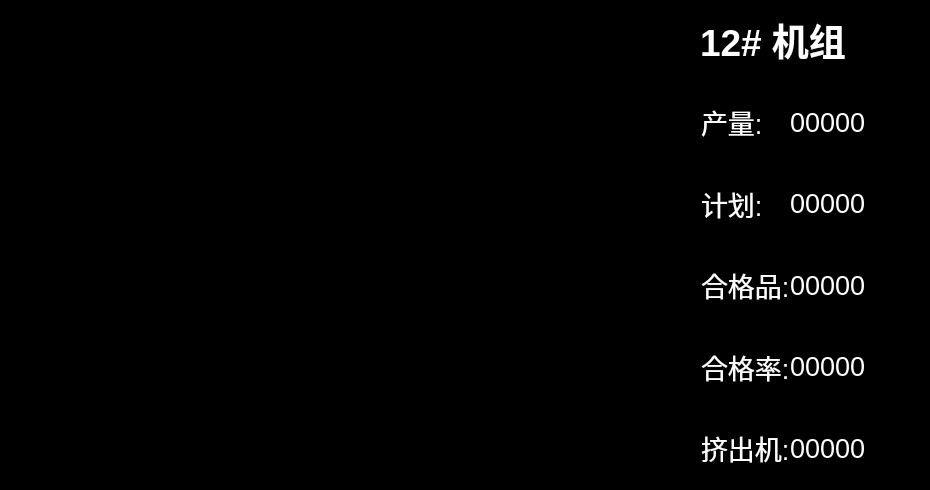
     <widget class="QFrame" name="frame_curve12">
      <property name="geometry">
       <rect>
        <x>2880</x>
        <y>1030</y>
        <width>930</width>
        <height>490</height>
       </rect>
      </property>
      <property name="styleSheet">
       <string notr="true">background-color: rgb(0, 0, 0);</string>
      </property>
      <property name="frameShape">
       <enum>QFrame::StyledPanel</enum>
      </property>
      <property name="frameShadow">
       <enum>QFrame::Raised</enum>
      </property>
      <widget class="QLabel" name="curve12_title">
       <property name="geometry">
        <rect>
         <x>700</x>
         <y>0</y>
         <width>190</width>
         <height>80</height>
        </rect>
       </property>
       <property name="font">
        <font>
         <pointsize>28</pointsize>
         <weight>75</weight>
         <bold>true</bold>
        </font>
       </property>
       <property name="layoutDirection">
        <enum>Qt::LeftToRight</enum>
       </property>
       <property name="autoFillBackground">
        <bool>false</bool>
       </property>
       <property name="styleSheet">
        <string notr="true">color: rgb(255, 255, 255);</string>
       </property>
       <property name="text">
        <string>12# 机组</string>
       </property>
      </widget>
      <widget class="QWidget" name="curve12" native="true">
       <property name="geometry">
        <rect>
         <x>0</x>
         <y>0</y>
         <width>740</width>
         <height>490</height>
        </rect>
       </property>
      </widget>
      <widget class="QFrame" name="frame_data1_9">
       <property name="geometry">
        <rect>
         <x>700</x>
         <y>80</y>
         <width>230</width>
         <height>410</height>
        </rect>
       </property>
       <property name="frameShape">
        <enum>QFrame::StyledPanel</enum>
       </property>
       <property name="frameShadow">
        <enum>QFrame::Raised</enum>
       </property>
       <layout class="QGridLayout" name="gridLayout_12">
        <property name="leftMargin">
         <number>0</number>
        </property>
        <property name="topMargin">
         <number>0</number>
        </property>
        <property name="rightMargin">
         <number>0</number>
        </property>
        <property name="bottomMargin">
         <number>0</number>
        </property>
        <property name="spacing">
         <number>0</number>
        </property>
        <item row="0" column="0">
         <widget class="QLabel" name="curve1_lable1_9">
          <property name="sizePolicy">
           <sizepolicy hsizetype="Expanding" vsizetype="Expanding">
            <horstretch>1</horstretch>
            <verstretch>1</verstretch>
           </sizepolicy>
          </property>
          <property name="font">
           <font>
            <pointsize>20</pointsize>
           </font>
          </property>
          <property name="styleSheet">
           <string notr="true">color: rgb(255, 255, 255);</string>
          </property>
          <property name="text">
           <string>产量:</string>
          </property>
         </widget>
        </item>
        <item row="1" column="0">
         <widget class="QLabel" name="curve1_lable3_9">
          <property name="sizePolicy">
           <sizepolicy hsizetype="Preferred" vsizetype="Expanding">
            <horstretch>0</horstretch>
            <verstretch>1</verstretch>
           </sizepolicy>
          </property>
          <property name="font">
           <font>
            <pointsize>20</pointsize>
           </font>
          </property>
          <property name="styleSheet">
           <string notr="true">color: rgb(255, 255, 255);</string>
          </property>
          <property name="text">
           <string>计划:</string>
          </property>
         </widget>
        </item>
        <item row="1" column="1">
         <widget class="QLabel" name="curve1_lable4_9">
          <property name="font">
           <font>
            <pointsize>20</pointsize>
           </font>
          </property>
          <property name="styleSheet">
           <string notr="true">color: rgb(255, 255, 255);</string>
          </property>
          <property name="text">
           <string>00000</string>
          </property>
         </widget>
        </item>
        <item row="2" column="0">
         <widget class="QLabel" name="curve1_lable5_9">
          <property name="sizePolicy">
           <sizepolicy hsizetype="Preferred" vsizetype="Expanding">
            <horstretch>0</horstretch>
            <verstretch>1</verstretch>
           </sizepolicy>
          </property>
          <property name="font">
           <font>
            <pointsize>20</pointsize>
           </font>
          </property>
          <property name="styleSheet">
           <string notr="true">color: rgb(255, 255, 255);</string>
          </property>
          <property name="text">
           <string>合格品:</string>
          </property>
         </widget>
        </item>
        <item row="2" column="1">
         <widget class="QLabel" name="curve1_lable6_9">
          <property name="font">
           <font>
            <pointsize>20</pointsize>
           </font>
          </property>
          <property name="styleSheet">
           <string notr="true">color: rgb(255, 255, 255);</string>
          </property>
          <property name="text">
           <string>00000</string>
          </property>
         </widget>
        </item>
        <item row="3" column="0">
         <widget class="QLabel" name="curve1_lable7_9">
          <property name="sizePolicy">
           <sizepolicy hsizetype="Preferred" vsizetype="Expanding">
            <horstretch>0</horstretch>
            <verstretch>1</verstretch>
           </sizepolicy>
          </property>
          <property name="font">
           <font>
            <pointsize>20</pointsize>
           </font>
          </property>
          <property name="styleSheet">
           <string notr="true">color: rgb(255, 255, 255);</string>
          </property>
          <property name="text">
           <string>合格率:</string>
          </property>
         </widget>
        </item>
        <item row="3" column="1">
         <widget class="QLabel" name="curve1_lable8_9">
          <property name="font">
           <font>
            <pointsize>20</pointsize>
           </font>
          </property>
          <property name="styleSheet">
           <string notr="true">color: rgb(255, 255, 255);</string>
          </property>
          <property name="text">
           <string>00000</string>
          </property>
         </widget>
        </item>
        <item row="4" column="0">
         <widget class="QLabel" name="curve1_lable9_9">
          <property name="sizePolicy">
           <sizepolicy hsizetype="Preferred" vsizetype="Expanding">
            <horstretch>0</horstretch>
            <verstretch>1</verstretch>
           </sizepolicy>
          </property>
          <property name="font">
           <font>
            <pointsize>20</pointsize>
           </font>
          </property>
          <property name="styleSheet">
           <string notr="true">color: rgb(255, 255, 255);</string>
          </property>
          <property name="text">
           <string>挤出机:</string>
          </property>
         </widget>
        </item>
        <item row="4" column="1">
         <widget class="QLabel" name="curve1_lable10_9">
          <property name="font">
           <font>
            <pointsize>20</pointsize>
           </font>
          </property>
          <property name="styleSheet">
           <string notr="true">color: rgb(255, 255, 255);</string>
          </property>
          <property name="text">
           <string>00000</string>
          </property>
         </widget>
        </item>
        <item row="0" column="1">
         <widget class="QLabel" name="curve1_lable2_9">
          <property name="sizePolicy">
           <sizepolicy hsizetype="Expanding" vsizetype="Preferred">
            <horstretch>3</horstretch>
            <verstretch>0</verstretch>
           </sizepolicy>
          </property>
          <property name="font">
           <font>
            <pointsize>20</pointsize>
           </font>
          </property>
          <property name="styleSheet">
           <string notr="true">color: rgb(255, 255, 255);</string>
          </property>
          <property name="text">
           <string>00000</string>
          </property>
         </widget>
        </item>
       </layout>
      </widget>
      <zorder>curve12</zorder>
      <zorder>frame_data1_9</zorder>
      <zorder>curve12_title</zorder>
     </widget>
